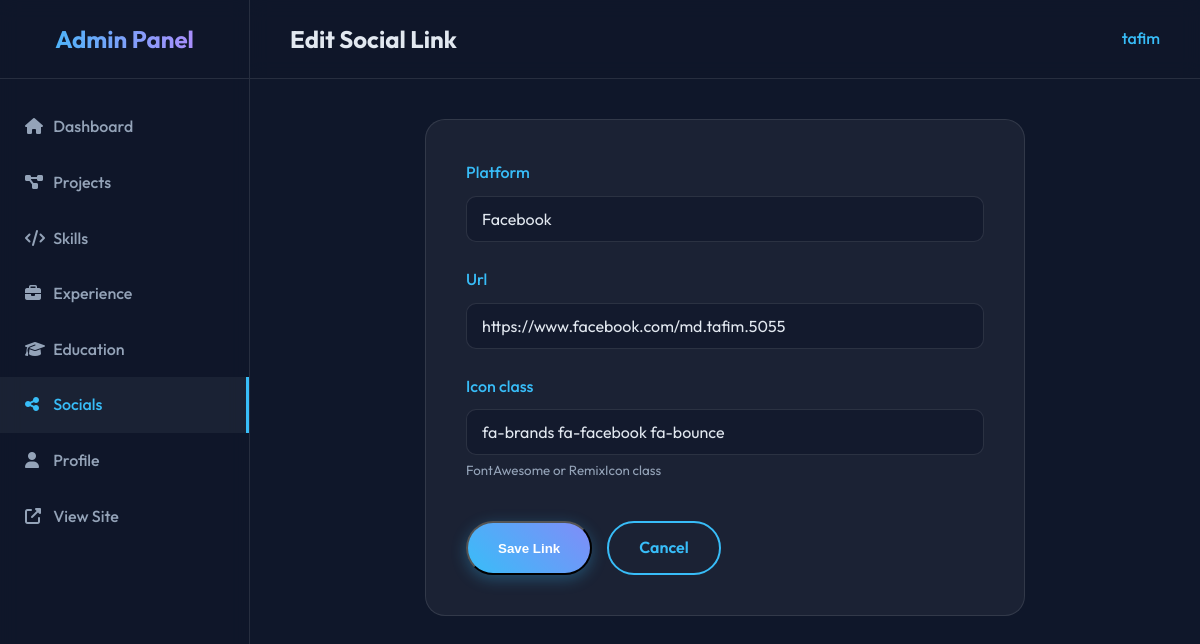
The page /dashboard/socials/1/edit/ (signed in) on the database its author committed.
### portfolio/models.py (models this page shows, shortened)
class SocialLink(models.Model):
    platform = models.CharField(max_length=50)
    url = models.URLField()
    icon_class = models.CharField(max_length=100, help_text="FontAwesome or RemixIcon class")

### portfolio/views.py (the view)
# urls.py: path('dashboard/socials/<int:pk>/edit/', social_link_update, name='social_link_update'),
@login_required
@user_passes_test(is_superuser)
def social_link_update(request, pk):
    social_link = get_object_or_404(SocialLink, pk=pk)
    if request.method == 'POST':
        form = SocialLinkForm(request.POST, instance=social_link)
        if form.is_valid():
            form.save()
            return redirect('social_link_list')
    else:
        form = SocialLinkForm(instance=social_link)
    return render(request, 'portfolio/admin/social_link_form.html', {'form': form})

### portfolio/forms.py
class SocialLinkForm(forms.ModelForm):
    class Meta:
        model = SocialLink
        fields = ['platform', 'url', 'icon_class']
        widgets = {
            'icon_class': forms.TextInput(attrs={'placeholder': 'e.g. fab fa-github'}),
        }

### portfolio/views.py (called while the page is built)
def is_superuser(user):
    return user.is_superuser

### portfolio/templates/portfolio/admin/social_link_form.html (shortened to what this page needs)
{% extends 'portfolio/admin/admin_base.html' %}
{% block header_title %}{% if form.instance.pk %}Edit Social Link{% else %}Add Social Link{% endif %}{% endblock %}
{% block content %}
<div class="form-container" style="max-width: 600px; margin: 0 auto; background: var(--glass-bg); padding: 40px; border-radius: 20px; border: 1px solid var(--glass-border);">
    <form method="post">
        {% for field in form %}
        <div class="form-group" style="margin-bottom: 25px;">
            <label for="{{ field.id_for_label }}" style="display: block; margin-bottom: 10px; color: var(--primary-color); font-weight: 500;">{{ field.label }}</label>
            {{ field }}
            {% if field.help_text %}
            <small style="color: #94a3b8; display: block; margin-top: 5px;">{{ field.help_text }}</small>
            {% endif %}
        </div>
        {% endfor %}
        <div class="form-actions" style="margin-top: 40px; display: flex; gap: 15px;">
            <button type="submit" class="btn btn-primary">Save Link</button>
            <a href="{% url 'social_link_list' %}" class="btn btn-secondary">Cancel</a>
        </div>
    </form>
</div>
{% endblock %}

### portfolio/templates/portfolio/admin/admin_base.html (shortened to what this page needs)
{% load static %}
<!DOCTYPE html>
<html lang="en">
<head>
    <link rel="stylesheet" href="https://cdnjs.cloudflare.com/ajax/libs/font-awesome/6.4.0/css/all.min.css">
    <link rel="stylesheet" href="{% static 'css/styles.css' %}">
    <link rel="stylesheet" href="{% static 'css/admin.css' %}">
    <link href="https://unpkg.com/aos@2.3.1/dist/aos.css" rel="stylesheet">
</head>
<body>
    <div class="admin-container">
        <aside class="sidebar">
            <div class="sidebar-header">
                <h2>Admin Panel</h2>
            </div>
            <ul class="sidebar-menu">
                <li><a href="{% url 'dashboard' %}" class="{% if request.resolver_match.url_name == 'dashboard' %}active{% endif %}"><i class="fas fa-home"></i> Dashboard</a></li>
                <li><a href="{% url 'project_list' %}" class="{% if 'project' in request.resolver_match.url_name %}active{% endif %}"><i class="fas fa-project-diagram"></i> Projects</a></li>
                <li><a href="{% url 'skill_list' %}" class="{% if 'skill' in request.resolver_match.url_name %}active{% endif %}"><i class="fas fa-code"></i> Skills</a></li>
                <li><a href="{% url 'experience_list' %}" class="{% if 'experience' in request.resolver_match.url_name %}active{% endif %}"><i class="fas fa-briefcase"></i> Experience</a></li>
                <li><a href="{% url 'education_list' %}" class="{% if 'education' in request.resolver_match.url_name %}active{% endif %}"><i class="fas fa-graduation-cap"></i> Education</a></li>
                <li><a href="{% url 'social_link_list' %}" class="{% if 'social' in request.resolver_match.url_name %}active{% endif %}"><i class="fas fa-share-alt"></i> Socials</a></li>
                <li><a href="{% url 'profile_update' %}" class="{% if 'profile' in request.resolver_match.url_name %}active{% endif %}"><i class="fas fa-user"></i> Profile</a></li>
                <li><a href="{% url 'home' %}" target="_blank"><i class="fas fa-external-link-alt"></i> View Site</a></li>
            </ul>
        </aside>
        <main class="main-content">
            <header class="admin-header" data-aos="fade-down">
                <h3>{% block header_title %}Dashboard{% endblock %}</h3>
                <div class="user-info">
                    <span>{{ request.user.username }}</span>
                </div>
            </header>
            <div class="content-wrapper">
                {% block content %}{% endblock %}
            </div>
        </main>
    </div>
</body>
</html>

### static/css/styles.css (style rules this page uses)
:root { --bg-color: #0f172a; --text-color: #e2e8f0; --primary-color: #38bdf8; --secondary-color: #818cf8; --accent-color: #c084fc; --glass-bg: rgba(255, 255, 255, 0.05); --glass-border: rgba(255, 255, 255, 0.1); --card-bg: rgba(30, 41, 59, 0.7); --nav-bg: rgba(15, 23, 42, 0.8); }
* { margin: 0; padding: 0; box-sizing: border-box; }
body { font-family: 'Outfit', sans-serif; background-color: var(--bg-color); color: var(--text-color); line-height: 1.6; overflow-x: hidden; }
html { scroll-behavior: smooth; }
a { text-decoration: none; color: inherit; transition: all 0.3s ease; }
ul { list-style: none; }
.btn { display: inline-block; padding: 12px 30px; border-radius: 50px; font-weight: 600; cursor: pointer; transition: transform 0.3s, box-shadow 0.3s; }
.btn-primary { background: linear-gradient(45deg, var(--primary-color), var(--secondary-color)); color: #fff; box-shadow: 0 4px 15px rgba(56, 189, 248, 0.3); }
.btn-secondary { background: transparent; border: 2px solid var(--primary-color); color: var(--primary-color); }

### static/css/admin.css (style rules this page uses)
.admin-container { display: flex; min-height: 100vh; }
.sidebar { width: 250px; background: var(--nav-bg); border-right: 1px solid var(--glass-border); backdrop-filter: blur(10px); display: flex; flex-direction: column; position: fixed; height: 100vh; }
.sidebar-header { padding: 20px; text-align: center; border-bottom: 1px solid var(--glass-border); }
.sidebar-header h2 { background: linear-gradient(to right, var(--primary-color), var(--accent-color)); -webkit-background-clip: text; background-clip: text; -webkit-text-fill-color: transparent; font-size: 1.5rem; }
.sidebar-menu { flex: 1; padding: 20px 0; }
.sidebar-menu li a { display: block; padding: 15px 25px; color: #94a3b8; transition: all 0.3s; font-weight: 500; }
.sidebar-menu li a:hover, .sidebar-menu li a.active { color: var(--primary-color); background: var(--glass-bg); border-right: 3px solid var(--primary-color); }
.sidebar-menu li a i { width: 25px; }
.main-content { flex: 1; margin-left: 250px; display: flex; flex-direction: column; }
.admin-header { padding: 20px 40px; background: var(--nav-bg); border-bottom: 1px solid var(--glass-border); display: flex; justify-content: space-between; align-items: center; backdrop-filter: blur(10px); }
.admin-header h3 { font-size: 1.5rem; color: var(--text-color); }
.user-info { color: var(--primary-color); font-weight: 500; }
.content-wrapper { padding: 40px; flex: 1; overflow-y: auto; }

### portfolio/templates/portfolio/admin/social_link_form.html (style rules this page uses)
input[type="text"], input[type="url"] { width: 100%; padding: 12px 15px; background: rgba(15, 23, 42, 0.6); border: 1px solid var(--glass-border); border-radius: 10px; color: var(--text-color); font-family: inherit; font-size: 1rem; transition: all 0.3s; }

### rows shown on the page
SocialLink: form "Facebook" "https://www.facebook.com/md.tafim.5055" "fa-brands fa-facebook fa-bounce"

### other values the page prints
{{ request.user.username }} "tafim"
{{ field.label }} "Platform" "Url" "Icon class"
{{ field.help_text }} "FontAwesome or RemixIcon class"
